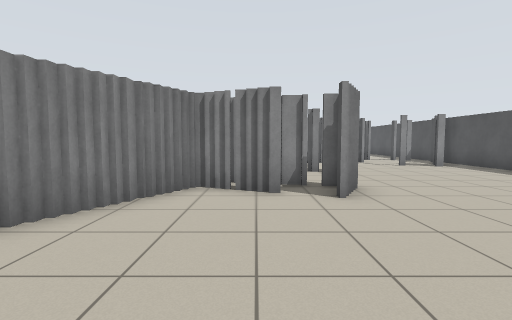
View 1 (above)

19 first-person views from a walk through a Stage world. The camera is 1 m above the floor, tilts 4° down and sees 85° across. Floor lines are 1 m apart. The floor is counted in squares, 1 m on a side. Each view is taken from the middle of a square. On the plan, view 1 faces up. The plan holds only what a view shows up to about 12 squares ahead; the rest is blank. Robots are left out.

View 2
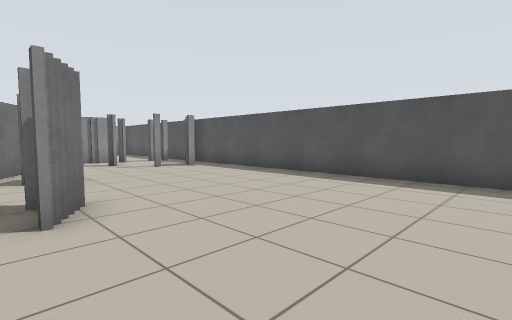

View 3
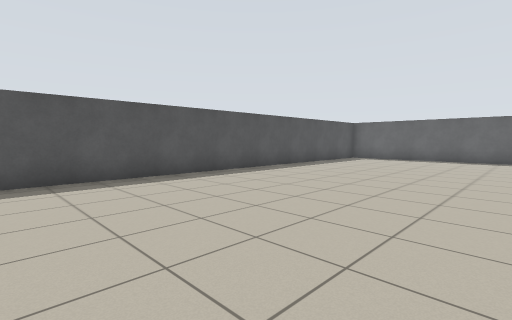

View 4
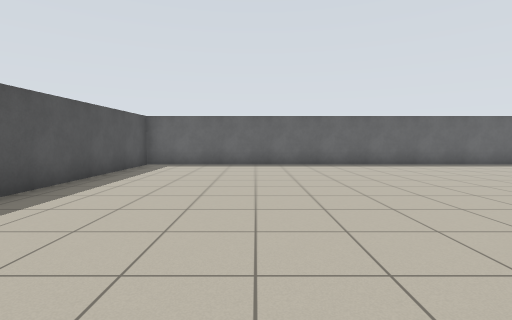

View 5
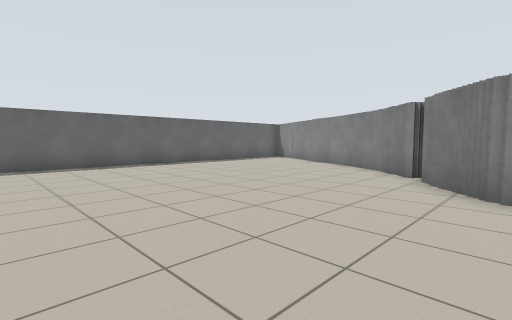

View 6
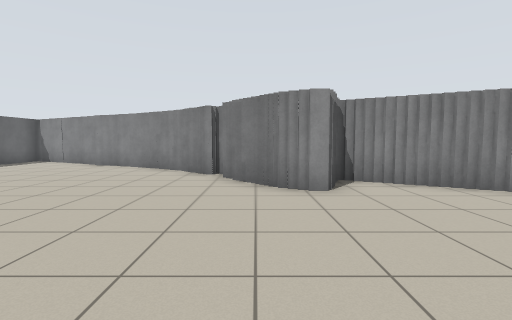

View 7
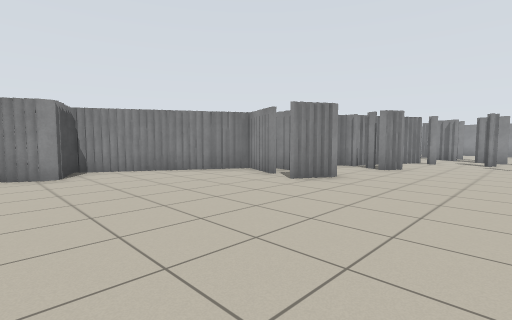

View 8
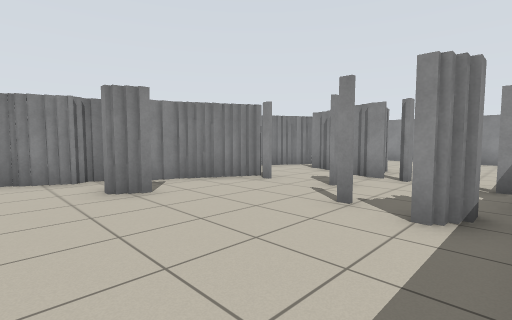

View 9
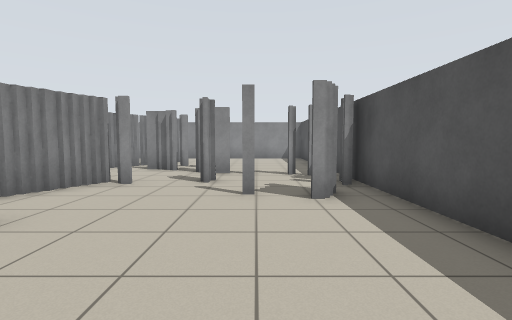

View 10
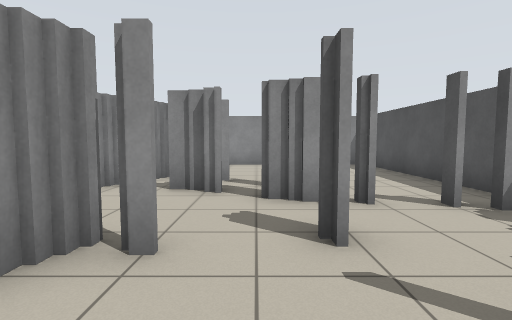

View 11
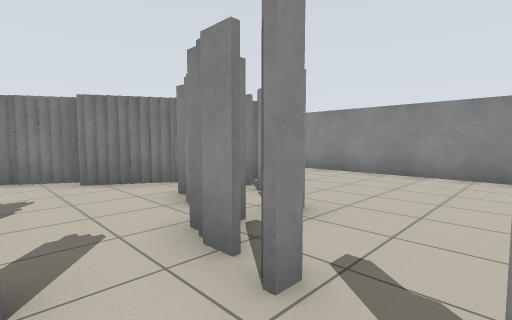

View 12
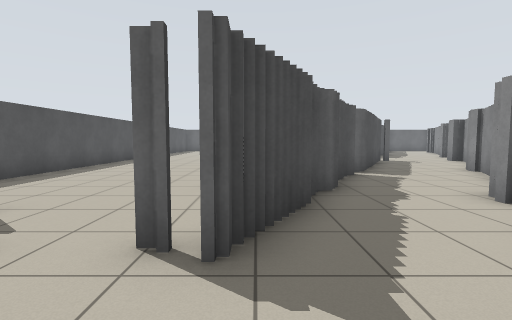

View 13
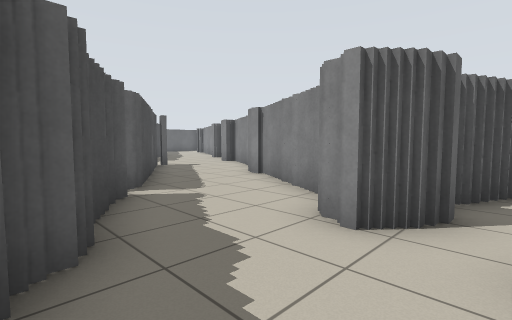

View 14
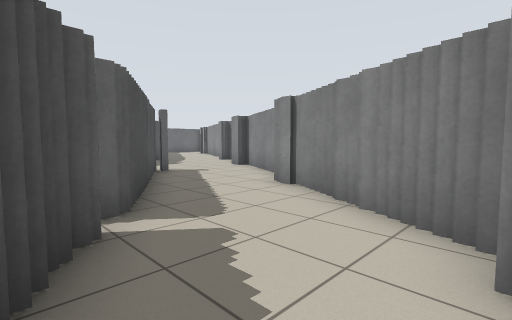

View 15
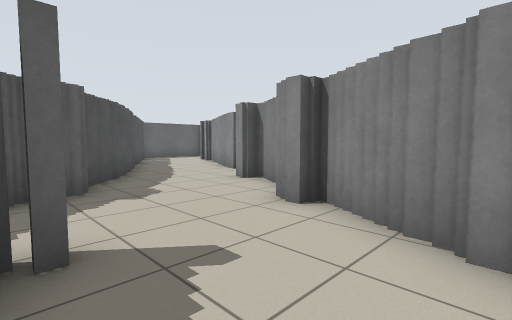

View 16
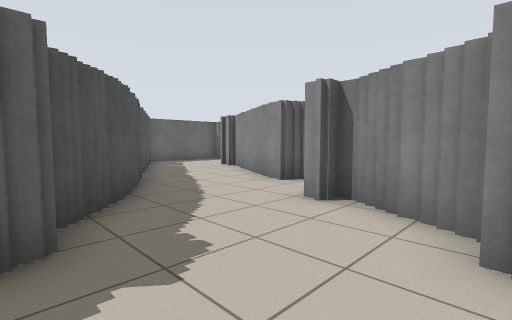

View 17
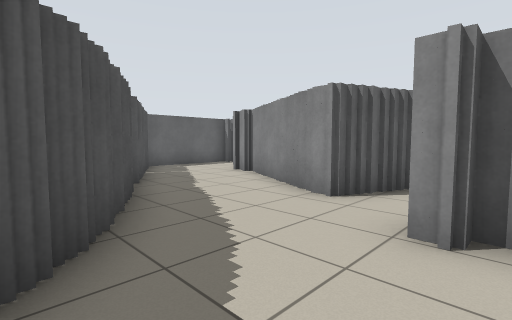

View 18
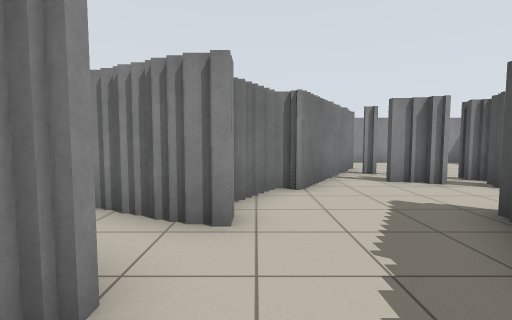

View 19
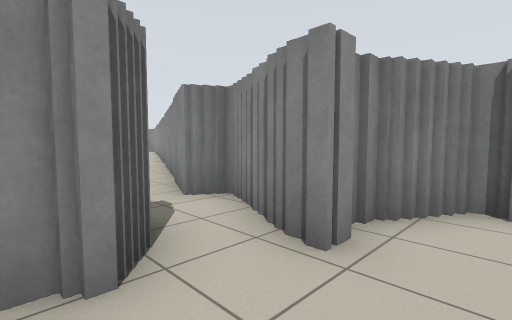

### Floor plan
Key: @ floor where view 1 was taken; # wall or solid block; x gap in a wall; . floor; T thing the floor can be seen under or through.
Columns run from 14 left of view 1 to 9 right of it. Each row starts with its distance up from view 1.
 21                  ##   #
 20                 ......#
 19                 #.....#
 18                ##.....#
 17                ###....#
 16               ####TT..#
 15     ##       ##...TT.##
 14      ###    ##.......##
 13         #####......#..##
 12         #####...##...###
 11          ###...##....#.#
 10            ##..#.......#
  9           ##..###......#
  8          ##...#........#
  7          #...##........#
  6         ##..#####......#
  5        ##...#...#......#
  4        #...##..........#
  3       ##...#...........#
  2       #...##...........#
  1      ##...##...........#
  0     ##.....#..@........#
 -1     #.....##...........#
 -2    .##...##............#
 -3   ##....##.............#
 -4    #...##..............#
 -5    #..##...............#
 -6   ##..#................#
 -7   #...#................#
 -8   #..##................#
 -9  ...##.................#
-10 x...#..................#
-11  ...#..................#
-12  #######################

Positions as (right, up) in squares from view 1, and headings:
1: (0, 0), facing up
2: (1, 1), facing up-right
3: (1, 4), facing down-right
4: (4, 0), facing down
5: (3, 0), facing down-left
6: (3, -1), facing left
7: (6, -1), facing up-left
8: (8, 7), facing up-left
9: (6, 6), facing up
10: (4, 10), facing up
11: (7, 13), facing up-left
12: (2, 15), facing down
13: (1, 12), facing down-left
14: (0, 10), facing down-left
15: (-4, 4), facing down-left
16: (-5, 1), facing down-left
17: (-6, -1), facing down-left
18: (-1, 9), facing up
19: (0, 10), facing up-left
